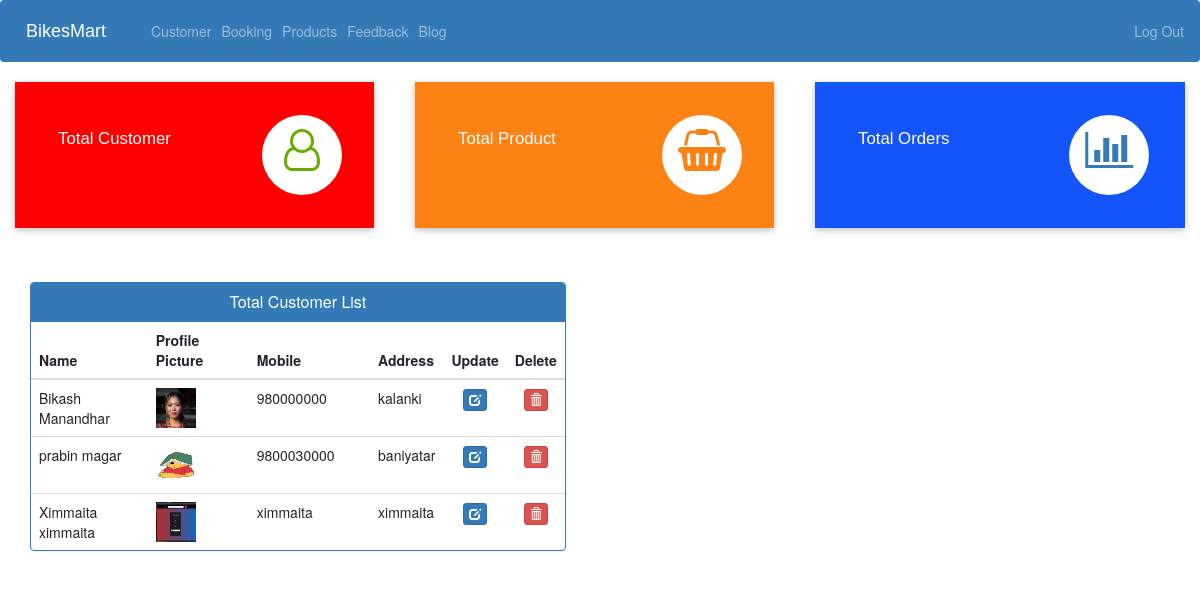
The page /view-customer (signed in) on the database as committed earlier.
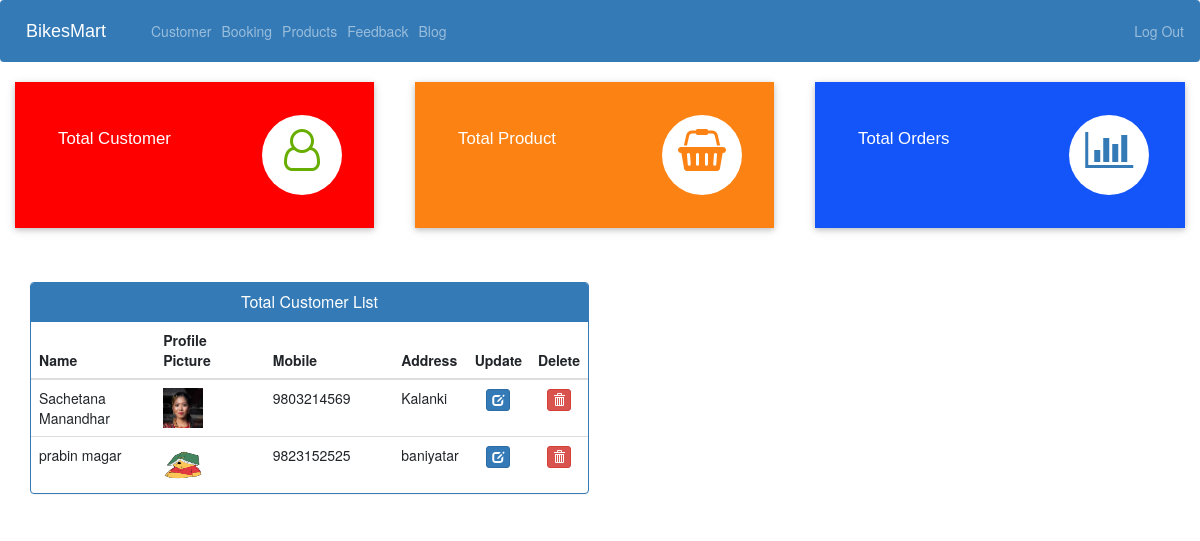
The same page on the database as committed later.
### ecom/models.py (models this page shows, shortened)
class Customer(models.Model):
    user=models.OneToOneField(User,on_delete=models.CASCADE)
    profile_pic= models.ImageField(upload_to='profile_pic/CustomerProfilePic/',null=True,blank=True)
    address = models.CharField(max_length=40)
    mobile = models.CharField(max_length=20,null=False)
    @property
    def get_name(self):
        return self.user.first_name+" "+self.user.last_name

### ecom/views.py (the view)
# urls.py: path('view-customer', views.view_customer_view,name='view-customer'),
@login_required(login_url='adminlogin')
def view_customer_view(request):
    customers=models.Customer.objects.all()
    return render(request,'ecom/view_customer.html',{'customers':customers})

### templates/ecom/view_customer.html (shortened to what this page needs)
{% extends 'ecom/admin_base.html' %}
{% load static %}
{% block content %}
<head>
  {%include 'ecom/admin_dashboard_cards.html'%}
  <br><br><br><br><br>
</head>
<br><br><br>
<div class="container" >
  <div class="row">
    <div class="col-md=12">
     <div class="panel panel-primary" >
      <div class="panel-heading" style="text-align:center;">
        <h6 class="panel-title" style="text-align:center;">Total Customer List</h6>
      </div>
      <table class="table table-hover" id="dev-table">
        <thead>
          <tr>
            <th>Name</th>
            <th>Profile Picture</th>
            <th>Mobile</th>
            <th>Address</th>
            <th>Update</th>
            <th>Delete</th>
          </tr>
        </thead>
      {% for c in customers %}
          <tr>
            <td class="col-12 col-sm-4 col-md-4"> {{c.get_name}}</td>
            <td class="col-12 col-sm-4 col-md-4"> <img src="{% static c.profile_pic.url %}" alt="Profile Pic" height="40px" width="40px" /></td>
            <td class="col-12 col-sm-4 col-md-4">{{c.mobile}}</td>
            <td class="col-12 col-sm-4 col-md-4" >{{c.address}}</td>
<td class="col-12 col-sm-4 col-md-4" style="text-align: center;">
  <a class="btn btn-primary btn-xs" href="{% url 'update-customer' c.id %}">
    <span class="glyphicon glyphicon-edit"></span>
  </a>
</td>
            <td class="col-12 col-sm-4 col-md-4" style="text-align: center;"><a class="btn btn-danger btn-xs" href="{% url 'delete-customer' c.id  %}"><span class="glyphicon glyphicon-trash"></span></a></td>
          </tr>
          {% endfor %}
        </table>
      </div>
    </div>
  </div>
</div>
{% endblock content %}

Rows that differ between the two databases and show on the page:
removed Customer: get_name "Ximmaita ximmaita", profile_pic (picture), mobile "ximmaita", address "ximmaita"
changed Customer: get_name "Bikash Manandhar" → "Sachetana Manandhar"; mobile "980000000" → "9803214569"; address "kalanki" → "Kalanki"
changed Customer "baniyatar": mobile "9800030000" → "9823152525"
